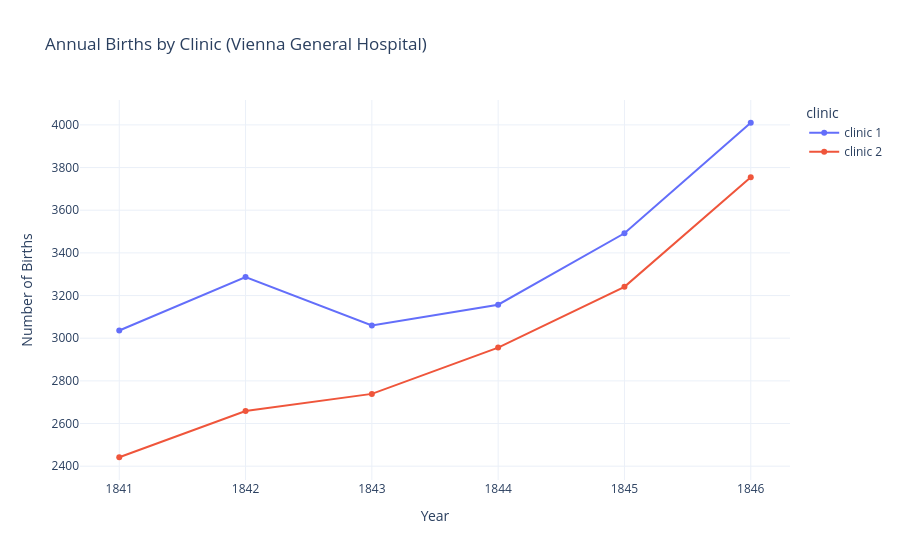

Notebook cell for this chart:
### Markdown cell above
# The Yearly Data Split by Clinic

Now let's look at the annual data instead. 

**Challenge**: Use plotly to create line charts of the births and deaths of the two different clinics at the Vienna General Hospital. 
* Which clinic is bigger or more busy judging by the number of births?
* Has the hospital had more patients over time? 
* What was the highest number of deaths recorded in clinic 1 and clinic 2?

### Code cell
import nbformat
import plotly.express as px

# Line chart for births
fig_births = px.line(
    df_yearly,
    x="year",
    y="births",
    color="clinic",
    title="Annual Births by Clinic (Vienna General Hospital)",
    markers=True
)
fig_births.update_layout(
    yaxis_title="Number of Births",
    xaxis_title="Year",
    template="plotly_white"
)
fig_births.show()

### Figure 1 — Plotly figure (JSON) as saved in the notebook; plotly's stock layout.template omitted (floating-point values rounded to 4 significant figures)
{"data": [{"hovertemplate": "clinic=clinic 1<br>year=%{x}<br>births=%{y}<extra></extra>", "legendgroup": "clinic 1", "line": {"color": "#636efa", "dash": "solid"}, "marker": {"symbol": "circle"}, "mode": "lines+markers", "name": "clinic 1", "orientation": "v", "showlegend": true, "x": [1841, 1842, 1843, 1844, 1845, 1846], "xaxis": "x", "y": [3036, 3287, 3060, 3157, 3492, 4010], "yaxis": "y", "type": "scatter"}, {"hovertemplate": "clinic=clinic 2<br>year=%{x}<br>births=%{y}<extra></extra>", "legendgroup": "clinic 2", "line": {"color": "#EF553B", "dash": "solid"}, "marker": {"symbol": "circle"}, "mode": "lines+markers", "name": "clinic 2", "orientation": "v", "showlegend": true, "x": [1841, 1842, 1843, 1844, 1845, 1846], "xaxis": "x", "y": [2442, 2659, 2739, 2956, 3241, 3754], "yaxis": "y", "type": "scatter"}], "layout": {"xaxis": {"anchor": "y", "domain": [0.0, 1.0], "title": {"text": "Year"}}, "yaxis": {"anchor": "x", "domain": [0.0, 1.0], "title": {"text": "Number of Births"}}, "legend": {"title": {"text": "clinic"}, "tracegroupgap": 0}, "title": {"text": "Annual Births by Clinic (Vienna General Hospital)"}}}
